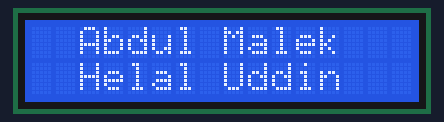
Recording of a sketch running on a simulated Arduino Uno, built with avr-gcc and run on an emulated ATmega328P. On the bench: 16×2 character LCD.

Above: at 0.1 s.
At 6.1 s:
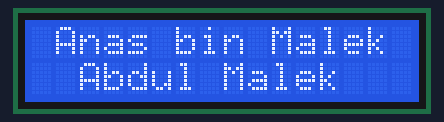
At 9.1 s:
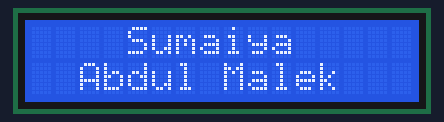
At 18.1 s:
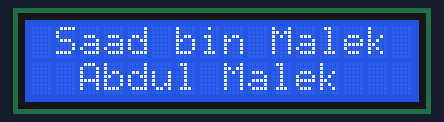
At 27.2 s:
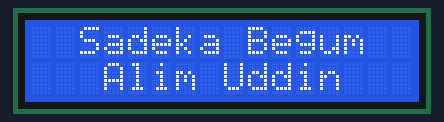
At 36.2 s:
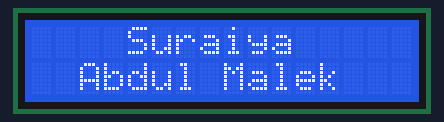

The sketch:

LCD_display.ino
```cpp
#include<LiquidCrystal.h>
LiquidCrystal lcd(5,6,7,8,9,10);
void setup()
{
  lcd.begin(16,2);
}
void loop()
{
  lcd.setCursor(2,0);
  lcd.print("Abdul Malek");
  lcd.setCursor(2,1);
  lcd.print("Helal Uddin");
  delay(2000);
  lcd.clear();
  delay(1000);

  lcd.setCursor(2,0);
  lcd.print("Sadeka Begum");
  lcd.setCursor(3,1);
  lcd.print("Alim Uddin");
  delay(2000);
  lcd.clear();
  delay(1000);

  lcd.setCursor(1,0);
  lcd.print("Anas bin Malek");
  lcd.setCursor(2,1);
  lcd.print("Abdul Malek");
  delay(2000);
  lcd.clear();
  delay(1000);

  lcd.setCursor(4,0);
  lcd.print("Sumaiya");
  lcd.setCursor(2,1);
  lcd.print("Abdul Malek");
  delay(2000);
  lcd.clear();
  delay(1000);

  lcd.setCursor(4,0);
  lcd.print("Suraiya");
  lcd.setCursor(2,1);
  lcd.print("Abdul Malek");
  delay(2000);
  lcd.clear();
  delay(1000);

  lcd.setCursor(0,0);
  lcd.print("Talha bin Malek");
  lcd.setCursor(2,1);
  lcd.print("Abdul Malek");
  delay(2000);
  lcd.clear();
  delay(1000);

  lcd.setCursor(1,0);
  lcd.print("Saad bin Malek");
  lcd.setCursor(2,1);
  lcd.print("Abdul Malek");
  delay(2000);
  lcd.clear();
  delay(1000);

  lcd.setCursor(1,0);
  lcd.print("Muaj bin Malek");
  lcd.setCursor(2,1);
  lcd.print("Abdul Malek");
  delay(2000);
  lcd.clear();
  delay(1000);

}
```

Measured:
- what the display in image 1 shows lasts 2.0 s, from 6.1 s to 8.1 s
